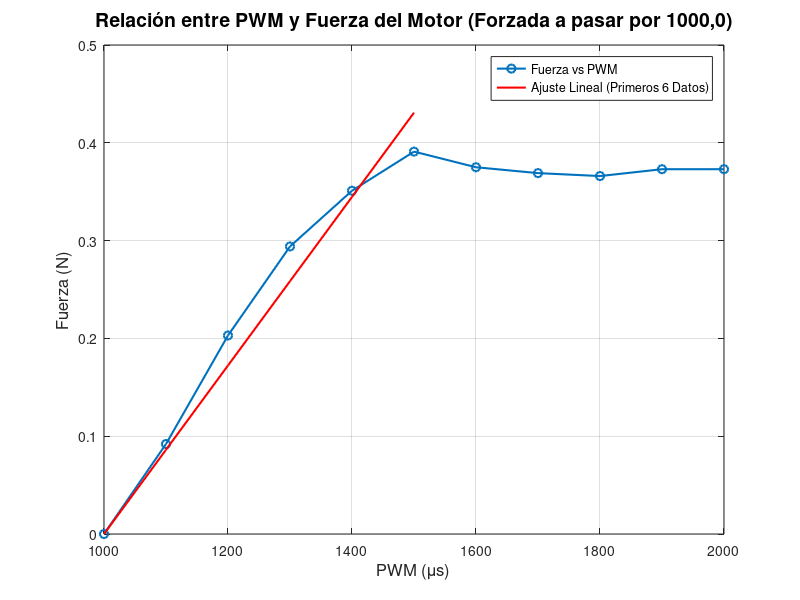

Here is the MATLAB script that generated this plot:
clc
clear all

% Configurar MATLAB para mostrar más decimales
format long;

% Datos
pwm = [1000, 1100, 1200, 1300, 1400, 1500, 1600, 1700, 1800, 1900, 2000];
fuerza = [0, 0.092, 0.203, 0.294, 0.351, 0.391, 0.375, 0.369, 0.366, 0.373, 0.373];

% Seleccionar los primeros 6 datos
pwm_subset = pwm(1:6)';
fuerza_subset = fuerza(1:6)';

% Ajustar PWM para que pase por (1000, 0)
pwm_adjusted = pwm_subset - 1000;

% Realizar la regresión lineal forzada
pendiente = (pwm_adjusted' * fuerza_subset) / (pwm_adjusted' * pwm_adjusted);
intercepto = -pendiente * 1000;

% Mostrar la ecuación de la recta
fprintf('La ecuación de la recta es: fuerza = %.10f * pwm + %.10f\n', pendiente, intercepto);

% Crear la gráfica
figure;
plot(pwm, fuerza, '-o', 'LineWidth', 1.5, 'MarkerSize', 6); % Datos originales
hold on;
plot(pwm_subset, pendiente * pwm_subset + intercepto, '-r', 'LineWidth', 1.5); % Línea de ajuste
grid on;
title('Relación entre PWM y Fuerza del Motor (Forzada a pasar por 1000,0)', 'FontSize', 14);
xlabel('PWM (\mus)', 'FontSize', 12);
ylabel('Fuerza (N)', 'FontSize', 12);
legend('Fuerza vs PWM', 'Ajuste Lineal (Primeros 6 Datos)', 'Location', 'best');
set(gca, 'FontSize', 10); % Ajustar tamaño de la fuente
hold off;
